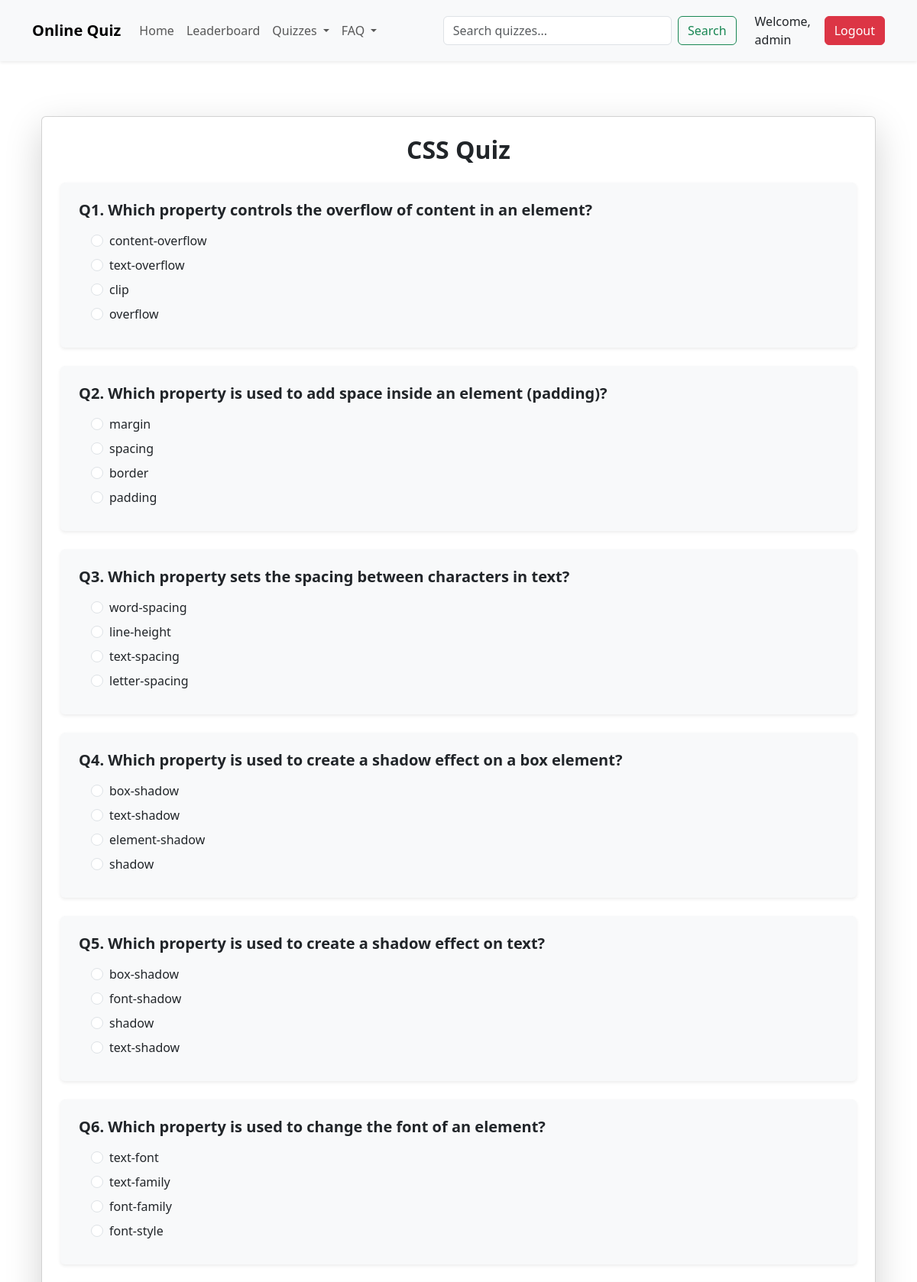
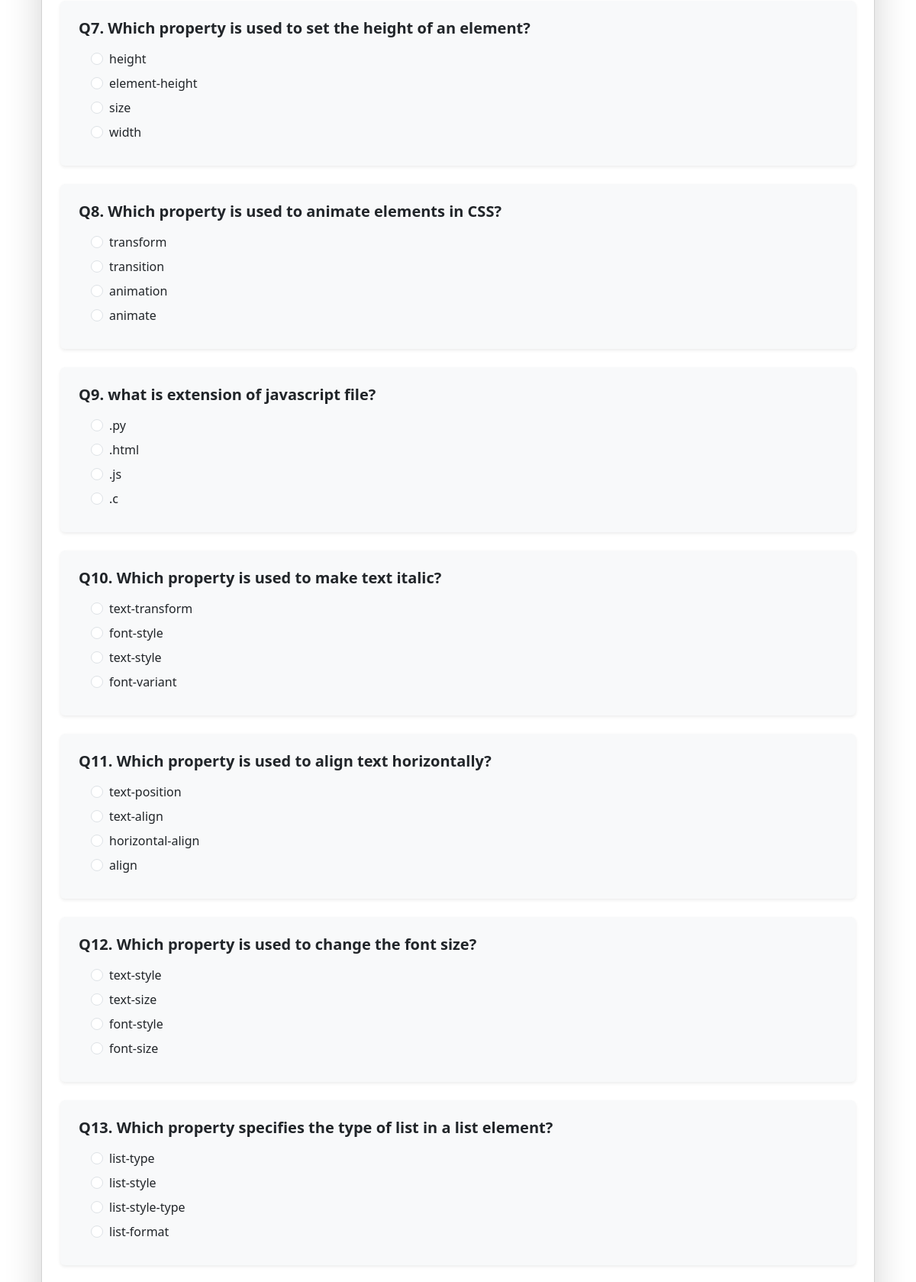
Page /quiz/CSS/ (signed in, upper part) on the committed database (2 pictures, top to bottom).
### mainapp/models.py (models this page shows, shortened)
class Question(models.Model):
    CATEGORY_CHOICES = [
        ("HTML", "HTML"),
        ("CSS", "CSS"),
        ("JavaScript", "JavaScript"),
        ("Python", "Python"),
        ("Django", "Django"),
        ("React", "React"),
        ("Express", "Express"),
        ("Tailwind", "Tailwind"),
        ("Node.js", "Node.js"),
        ("Angular", "Angular"),
        ("Vue", "Vue"),
        ("Bootstrap", "Bootstrap"),
    ]
    category = models.CharField(max_length=50, choices=CATEGORY_CHOICES)
    text = models.TextField()
    option1 = models.CharField(max_length=255)
    option2 = models.CharField(max_length=255)
    option3 = models.CharField(max_length=255)
    option4 = models.CharField(max_length=255, blank=True, null=True)
    answer = models.CharField(max_length=255)  # store correct option text

### mainapp/views.py (the view, shortened to what this page needs)
# urls.py: path("quiz/<str:category>/", views.quiz_view, name="quiz"),
@login_required(login_url="login")
def quiz_view(request, category):
    print("DEBUG: category =", category)
    print(
        "DEBUG: Tailwind count =", Question.objects.filter(category="Tailwind").count()
    )
    questions = Question.objects.filter(category=category)
    print("DEBUG: questions for", category, "=", questions.count())
    seen = set()
    unique_questions = []
    for q in questions:
        if q.text not in seen:
            unique_questions.append(q)
            seen.add(q.text)
    if not unique_questions:
        from django.contrib import messages
        messages.warning(request, f"No questions found for {category} yet!")
        return redirect("index")
    total = len(unique_questions)
    random.shuffle(unique_questions)
    question_data = []
    for q in unique_questions:
        options = [q.option1, q.option2, q.option3, q.option4]
        random.shuffle(options)
        question_data.append(
            {
                "id": q.id,
                "text": q.text,
                "options": options,
                "answer": q.answer,
            }
        )
    score = None
    return render(
        request,
        "quiz.html",
        {
            "questions": question_data,
            "score": score,
            "total": total,
            "category": category,
        },
    )

### mainapp/context_processors.py (called while the page is built)
def session_settings(request):
    return {
        "settings": {
            "SESSION_COOKIE_AGE": getattr(settings, "SESSION_COOKIE_AGE", 1800),
            "SESSION_TIMEOUT_WARNING": getattr(
                settings, "SESSION_TIMEOUT_WARNING", 300
            ),
        }
    }

### mainapp/templates/quiz.html (shortened to what this page needs)
{% extends 'base.html' %}
{% load static %}
{% block content %}
<div class="container my-5">
    <div class="card shadow-lg p-4">
        <h2 class="text-center fw-bold mb-4">{{ category }} Quiz</h2>
        {% if score is not None %}
        <div class="alert alert-info text-center">
            You scored <strong>{{ score }}</strong> out of <strong>{{ total }}</strong>.
        </div>
        <div class="text-center mb-3">
            <a href="{% url 'index' %}" class="btn btn-secondary me-4">Back to Home</a>
            <a href="{% url 'quiz' category %}" class="btn btn-primary">Retry Quiz</a>
        </div>
        {% if score >= total|add:"-1" %}
        <audio id="celebration-audio" src="{% static '/audio/audio.wav' %}" preload="auto"></audio>
        <script>
            document.addEventListener("DOMContentLoaded", function () {
                // Play audio
                const audio = document.getElementById("celebration-audio");
                audio.play();
                // Fire multiple confetti bursts 🎉
                function fireConfetti() {
                    confetti({
                        particleCount: 320,
                        spread: 100,
                        origin: { y: 0.6 }
                    });
                }
                // Burst 3 times
                fireConfetti();
                setTimeout(fireConfetti, 700);
                setTimeout(fireConfetti, 1400);
            });
        </script>
        {% endif %}
        {% else %}
        <form method="post" class="quiz-form">
            {% for q in questions %}
            <div class="mb-4 p-3 p-md-4 rounded shadow-sm bg-light">
                <h5 class="fw-bold mb-3">Q{{ forloop.counter }}. {{ q.text }}</h5>
                <div class="ms-2 ms-md-3">
                    {% for opt in q.options %}
                    <div class="form-check mb-2">
                        <input type="radio" class="form-check-input" name="q{{ q.id }}" value="{{ opt }}" id="q{{ q.id }}{{ forloop.counter }}">
                        <label class="form-check-label" for="q{{ q.id }}{{ forloop.counter }}">{{ opt }}</label>
                    </div>
                    {% endfor %}
                </div>
            </div>
            {% endfor %}
        </form>
        {% endif %}
    </div>
</div>
{% endblock %}

### mainapp/templates/base.html (shortened to what this page needs)
{% load static %}
</head>
<body data-user-authenticated="{% if user.is_authenticated %}true{% else %}false{% endif %}"
    data-session-timeout="{{ settings.SESSION_COOKIE_AGE|default:1800 }}"
    data-warning-time="{{ settings.SESSION_TIMEOUT_WARNING|default:300 }}">
    <html lang="en">
    <head>
        <link href="https://cdn.jsdelivr.net/npm/bootstrap@5.3.3/dist/css/bootstrap.min.css" rel="stylesheet">
        <link rel="stylesheet" href="{% static 'css/style.css' %}">
        <link rel="stylesheet" href="https://cdnjs.cloudflare.com/ajax/libs/font-awesome/6.5.1/css/all.min.css">
        <link href="https://cdn.jsdelivr.net/npm/bootstrap-icons/font/bootstrap-icons.css" rel="stylesheet">
    </head>
    <body>
        <nav class="navbar navbar-expand-lg bg-body-tertiary shadow-sm">
            <div class="container my-2">
                <a class="navbar-brand fw-bold" href="{% url 'index' %}">Online Quiz</a>
                <div class="collapse navbar-collapse" id="navbarSupportedContent">
                    <ul class="navbar-nav me-auto mb-2 mb-lg-0">
                        <li class="nav-item">
                            <a class="nav-link {% if request.resolver_match.url_name == 'index' %}active{% endif %}"
                                href="{% url 'index' %}">Home</a>
                        </li>
                        <li class="nav-item">
                            <a class="nav-link {% if request.resolver_match.url_name == 'leaderboard' %}active{% endif %}"
                                href="{% url 'leaderboard' %}">Leaderboard</a>
                        </li>
                        <li class="nav-item dropdown">
                            <a class="nav-link dropdown-toggle" href="#" role="button" data-bs-toggle="dropdown"
                                aria-expanded="false">
                                Quizzes
                            </a>
                        </li>
                        <li class="nav-item dropdown">
                            <a class="nav-link dropdown-toggle" href="#" role="button" data-bs-toggle="dropdown"
                                aria-expanded="false">
                                FAQ
                            </a>
                        </li>
                    </ul>
                    <div class="d-none d-lg-flex align-items-center" style="max-width:600px; margin-left: auto;">
                        <form class="d-flex w-100 me-2 mb-0" role="search">
                            <input class="form-control me-2" type="search" placeholder="Search quizzes..."
                                aria-label="Search">
                            <button class="btn btn-outline-success" type="submit">Search</button>
                        </form>
                        {% if user.is_authenticated %}
                        <span class="ms-3">Welcome, {{ user.username }}</span>
                        <a href="{% url 'logout' %}" class="btn btn-danger ms-2">Logout</a>
                        {% else %}
                        <a href="{% url 'login' %}" class="btn btn-primary ms-2">Login</a>
                        {% endif %}
                    </div>
                </div>
            </div>
        </nav>
        <main class="container my-4">
            {% block content %}
            {% endblock %}
        </main>
    </body>
    </html>

### mainapp/static/css/style.css (style rules this page uses)
html, body { height: 100%; margin: 0; display: flex; flex-direction: column; }

### rows in the picture
Question: text "Which property controls the overflow of content in an element?", options "content-overflow" "text-overflow" "clip" "overflow"
Question: text "Which property is used to add space inside an element (padding)?", options "margin" "spacing" "border" "padding"
Question: text "Which property sets the spacing between characters in text?", options "word-spacing" "line-height" "text-spacing" "letter-spacing"
Question: text "Which property is used to create a shadow effect on a box element?", options "box-shadow" "text-shadow" "element-shadow" "shadow"
Question: text "Which property is used to create a shadow effect on text?", options "box-shadow" "font-shadow" "shadow" "text-shadow"
Question: text "Which property is used to change the font of an element?", options "text-font" "text-family" "font-family" "font-style"
Question: text "Which property is used to set the height of an element?", options "height" "element-height" "size" "width"
Question: text "Which property is used to animate elements in CSS?", options "transform" "transition" "animation" "animate"
Question: text "what is extension of javascript file?", options ".py" ".html" ".js" ".c"
Question: text "Which property is used to make text italic?", options "text-transform" "font-style" "text-style" "font-variant"
Question: text "Which property is used to align text horizontally?", options "text-position" "text-align" "horizontal-align" "align"
Question: text "Which property is used to change the font size?", options "text-style" "text-size" "font-style" "font-size"
Question: text "Which property specifies the type of list in a list element?", options "list-type" "list-style" "list-style-type" "list-format"

### other values in the picture
{{ user.username }} "admin"
{{ category }} "CSS"
